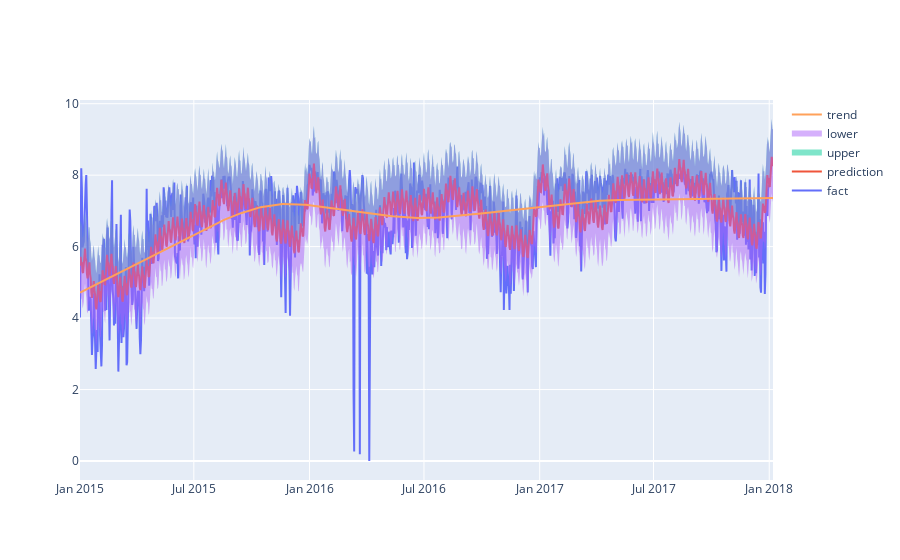

Write notebook code for a chart like this one.
### Code cell
# Рисуем график с границами прогноза на полном периоде
configure_plotly_browser_state()
iplot([
    go.Scatter(x=ds['ds'], y=ds['y'], name='fact'),
    go.Scatter(x=final_forecast['ds'], y=final_forecast['yhat'], name='prediction'),
    go.Scatter(x=final_forecast['ds'], y=final_forecast['yhat_upper'], fill='tonexty', mode='none', name='upper'),
    go.Scatter(x=final_forecast['ds'], y=final_forecast['yhat_lower'], fill='tonexty', mode='none', name='lower'),
    go.Scatter(x=final_forecast['ds'], y=final_forecast['trend'], name='trend')
])

### Figure 1 — Plotly figure (JSON) as saved in the notebook; plotly's stock layout.template omitted (floating-point values rounded to 4 significant figures; data arrays with more than 128 entries replaced by an {"elided": "..."} marker saying what was removed)
{"data": [{"y": {"elided": "1096 float values"}, "x": {"elided": "1096 str values"}, "type": "scatter", "name": "fact"}, {"y": {"elided": "1103 float values"}, "x": {"elided": "1103 str values"}, "type": "scatter", "name": "prediction"}, {"name": "upper", "mode": "none", "y": {"elided": "1103 float values"}, "x": {"elided": "1103 str values"}, "type": "scatter", "fill": "tonexty"}, {"name": "lower", "mode": "none", "y": {"elided": "1103 float values"}, "x": {"elided": "1103 str values"}, "type": "scatter", "fill": "tonexty"}, {"y": {"elided": "1103 float values"}, "x": {"elided": "1103 str values"}, "type": "scatter", "name": "trend"}], "layout": {}}
